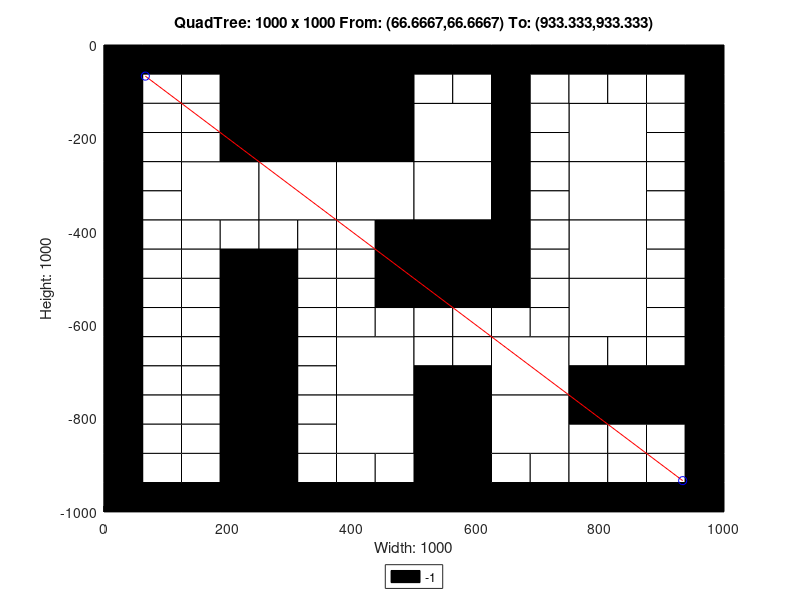

Write MATLAB code to recreate this figure.
axis([0 1000 -1000 0]);
title('QuadTree: 1000 x 1000 From: (66.6667,66.6667) To: (933.333,933.333)');
xlabel('Width: 1000');
ylabel('Height: 1000');
rectangle('Position',[250 -250 250 250], 'FaceColor',[0 0 0]);
rectangle('Position',[125 -375 125 125], 'FaceColor',[1 1 1]);
rectangle('Position',[250 -375 125 125], 'FaceColor',[1 1 1]);
rectangle('Position',[375 -375 125 125], 'FaceColor',[1 1 1]);
rectangle('Position',[500 -250 125 125], 'FaceColor',[1 1 1]);
rectangle('Position',[750 -250 125 125], 'FaceColor',[1 1 1]);
rectangle('Position',[500 -375 125 125], 'FaceColor',[1 1 1]);
rectangle('Position',[500 -500 125 125], 'FaceColor',[0 0 0]);
rectangle('Position',[750 -375 125 125], 'FaceColor',[1 1 1]);
rectangle('Position',[750 -500 125 125], 'FaceColor',[1 1 1]);
rectangle('Position',[375 -750 125 125], 'FaceColor',[1 1 1]);
rectangle('Position',[375 -875 125 125], 'FaceColor',[1 1 1]);
rectangle('Position',[625 -750 125 125], 'FaceColor',[1 1 1]);
rectangle('Position',[750 -625 125 125], 'FaceColor',[1 1 1]);
rectangle('Position',[500 -875 125 125], 'FaceColor',[0 0 0]);
rectangle('Position',[625 -875 125 125], 'FaceColor',[1 1 1]);
rectangle('Position',[500 -1000 125 125], 'FaceColor',[0 0 0]);
rectangle('Position',[0 -62.5 62.5 62.5], 'FaceColor',[0 0 0]);
rectangle('Position',[62.5 -62.5 62.5 62.5], 'FaceColor',[0 0 0]);
rectangle('Position',[0 -125 62.5 62.5], 'FaceColor',[0 0 0]);
rectangle('Position',[62.5 -125 62.5 62.5], 'FaceColor',[1 1 1]);
rectangle('Position',[125 -62.5 62.5 62.5], 'FaceColor',[0 0 0]);
rectangle('Position',[187.5 -62.5 62.5 62.5], 'FaceColor',[0 0 0]);
rectangle('Position',[125 -125 62.5 62.5], 'FaceColor',[1 1 1]);
rectangle('Position',[187.5 -125 62.5 62.5], 'FaceColor',[0 0 0]);
rectangle('Position',[0 -187.5 62.5 62.5], 'FaceColor',[0 0 0]);
rectangle('Position',[62.5 -187.5 62.5 62.5], 'FaceColor',[1 1 1]);
rectangle('Position',[0 -250 62.5 62.5], 'FaceColor',[0 0 0]);
rectangle('Position',[62.5 -250 62.5 62.5], 'FaceColor',[1 1 1]);
rectangle('Position',[125 -187.5 62.5 62.5], 'FaceColor',[1 1 1]);
rectangle('Position',[187.5 -187.5 62.5 62.5], 'FaceColor',[0 0 0]);
rectangle('Position',[125 -250 62.5 62.5], 'FaceColor',[1 1 1]);
rectangle('Position',[187.5 -250 62.5 62.5], 'FaceColor',[0 0 0]);
rectangle('Position',[0 -312.5 62.5 62.5], 'FaceColor',[0 0 0]);
rectangle('Position',[62.5 -312.5 62.5 62.5], 'FaceColor',[1 1 1]);
rectangle('Position',[0 -375 62.5 62.5], 'FaceColor',[0 0 0]);
rectangle('Position',[62.5 -375 62.5 62.5], 'FaceColor',[1 1 1]);
rectangle('Position',[0 -437.5 62.5 62.5], 'FaceColor',[0 0 0]);
rectangle('Position',[62.5 -437.5 62.5 62.5], 'FaceColor',[1 1 1]);
rectangle('Position',[0 -500 62.5 62.5], 'FaceColor',[0 0 0]);
rectangle('Position',[62.5 -500 62.5 62.5], 'FaceColor',[1 1 1]);
rectangle('Position',[125 -437.5 62.5 62.5], 'FaceColor',[1 1 1]);
rectangle('Position',[187.5 -437.5 62.5 62.5], 'FaceColor',[1 1 1]);
rectangle('Position',[125 -500 62.5 62.5], 'FaceColor',[1 1 1]);
rectangle('Position',[187.5 -500 62.5 62.5], 'FaceColor',[0 0 0]);
rectangle('Position',[250 -437.5 62.5 62.5], 'FaceColor',[1 1 1]);
rectangle('Position',[312.5 -437.5 62.5 62.5], 'FaceColor',[1 1 1]);
rectangle('Position',[250 -500 62.5 62.5], 'FaceColor',[0 0 0]);
rectangle('Position',[312.5 -500 62.5 62.5], 'FaceColor',[1 1 1]);
rectangle('Position',[375 -437.5 62.5 62.5], 'FaceColor',[1 1 1]);
rectangle('Position',[437.5 -437.5 62.5 62.5], 'FaceColor',[0 0 0]);
rectangle('Position',[375 -500 62.5 62.5], 'FaceColor',[1 1 1]);
rectangle('Position',[437.5 -500 62.5 62.5], 'FaceColor',[0 0 0]);
rectangle('Position',[500 -62.5 62.5 62.5], 'FaceColor',[0 0 0]);
rectangle('Position',[562.5 -62.5 62.5 62.5], 'FaceColor',[0 0 0]);
rectangle('Position',[500 -125 62.5 62.5], 'FaceColor',[1 1 1]);
rectangle('Position',[562.5 -125 62.5 62.5], 'FaceColor',[1 1 1]);
rectangle('Position',[625 -62.5 62.5 62.5], 'FaceColor',[0 0 0]);
rectangle('Position',[687.5 -62.5 62.5 62.5], 'FaceColor',[0 0 0]);
rectangle('Position',[625 -125 62.5 62.5], 'FaceColor',[0 0 0]);
rectangle('Position',[687.5 -125 62.5 62.5], 'FaceColor',[1 1 1]);
rectangle('Position',[625 -187.5 62.5 62.5], 'FaceColor',[0 0 0]);
rectangle('Position',[687.5 -187.5 62.5 62.5], 'FaceColor',[1 1 1]);
rectangle('Position',[625 -250 62.5 62.5], 'FaceColor',[0 0 0]);
rectangle('Position',[687.5 -250 62.5 62.5], 'FaceColor',[1 1 1]);
rectangle('Position',[750 -62.5 62.5 62.5], 'FaceColor',[0 0 0]);
rectangle('Position',[812.5 -62.5 62.5 62.5], 'FaceColor',[0 0 0]);
rectangle('Position',[750 -125 62.5 62.5], 'FaceColor',[1 1 1]);
rectangle('Position',[812.5 -125 62.5 62.5], 'FaceColor',[1 1 1]);
rectangle('Position',[875 -62.5 62.5 62.5], 'FaceColor',[0 0 0]);
rectangle('Position',[937.5 -62.5 62.5 62.5], 'FaceColor',[0 0 0]);
rectangle('Position',[875 -125 62.5 62.5], 'FaceColor',[1 1 1]);
rectangle('Position',[937.5 -125 62.5 62.5], 'FaceColor',[0 0 0]);
rectangle('Position',[875 -187.5 62.5 62.5], 'FaceColor',[1 1 1]);
rectangle('Position',[937.5 -187.5 62.5 62.5], 'FaceColor',[0 0 0]);
rectangle('Position',[875 -250 62.5 62.5], 'FaceColor',[1 1 1]);
rectangle('Position',[937.5 -250 62.5 62.5], 'FaceColor',[0 0 0]);
rectangle('Position',[625 -312.5 62.5 62.5], 'FaceColor',[0 0 0]);
rectangle('Position',[687.5 -312.5 62.5 62.5], 'FaceColor',[1 1 1]);
rectangle('Position',[625 -375 62.5 62.5], 'FaceColor',[0 0 0]);
rectangle('Position',[687.5 -375 62.5 62.5], 'FaceColor',[1 1 1]);
rectangle('Position',[625 -437.5 62.5 62.5], 'FaceColor',[0 0 0]);
rectangle('Position',[687.5 -437.5 62.5 62.5], 'FaceColor',[1 1 1]);
rectangle('Position',[625 -500 62.5 62.5], 'FaceColor',[0 0 0]);
rectangle('Position',[687.5 -500 62.5 62.5], 'FaceColor',[1 1 1]);
rectangle('Position',[875 -312.5 62.5 62.5], 'FaceColor',[1 1 1]);
rectangle('Position',[937.5 -312.5 62.5 62.5], 'FaceColor',[0 0 0]);
rectangle('Position',[875 -375 62.5 62.5], 'FaceColor',[1 1 1]);
rectangle('Position',[937.5 -375 62.5 62.5], 'FaceColor',[0 0 0]);
rectangle('Position',[875 -437.5 62.5 62.5], 'FaceColor',[1 1 1]);
rectangle('Position',[937.5 -437.5 62.5 62.5], 'FaceColor',[0 0 0]);
rectangle('Position',[875 -500 62.5 62.5], 'FaceColor',[1 1 1]);
rectangle('Position',[937.5 -500 62.5 62.5], 'FaceColor',[0 0 0]);
rectangle('Position',[0 -562.5 62.5 62.5], 'FaceColor',[0 0 0]);
rectangle('Position',[62.5 -562.5 62.5 62.5], 'FaceColor',[1 1 1]);
rectangle('Position',[0 -625 62.5 62.5], 'FaceColor',[0 0 0]);
rectangle('Position',[62.5 -625 62.5 62.5], 'FaceColor',[1 1 1]);
rectangle('Position',[125 -562.5 62.5 62.5], 'FaceColor',[1 1 1]);
rectangle('Position',[187.5 -562.5 62.5 62.5], 'FaceColor',[0 0 0]);
rectangle('Position',[125 -625 62.5 62.5], 'FaceColor',[1 1 1]);
rectangle('Position',[187.5 -625 62.5 62.5], 'FaceColor',[0 0 0]);
rectangle('Position',[0 -687.5 62.5 62.5], 'FaceColor',[0 0 0]);
rectangle('Position',[62.5 -687.5 62.5 62.5], 'FaceColor',[1 1 1]);
rectangle('Position',[0 -750 62.5 62.5], 'FaceColor',[0 0 0]);
rectangle('Position',[62.5 -750 62.5 62.5], 'FaceColor',[1 1 1]);
rectangle('Position',[125 -687.5 62.5 62.5], 'FaceColor',[1 1 1]);
rectangle('Position',[187.5 -687.5 62.5 62.5], 'FaceColor',[0 0 0]);
rectangle('Position',[125 -750 62.5 62.5], 'FaceColor',[1 1 1]);
rectangle('Position',[187.5 -750 62.5 62.5], 'FaceColor',[0 0 0]);
rectangle('Position',[250 -562.5 62.5 62.5], 'FaceColor',[0 0 0]);
rectangle('Position',[312.5 -562.5 62.5 62.5], 'FaceColor',[1 1 1]);
rectangle('Position',[250 -625 62.5 62.5], 'FaceColor',[0 0 0]);
rectangle('Position',[312.5 -625 62.5 62.5], 'FaceColor',[1 1 1]);
rectangle('Position',[375 -562.5 62.5 62.5], 'FaceColor',[1 1 1]);
rectangle('Position',[437.5 -562.5 62.5 62.5], 'FaceColor',[0 0 0]);
rectangle('Position',[375 -625 62.5 62.5], 'FaceColor',[1 1 1]);
rectangle('Position',[437.5 -625 62.5 62.5], 'FaceColor',[1 1 1]);
rectangle('Position',[250 -687.5 62.5 62.5], 'FaceColor',[0 0 0]);
rectangle('Position',[312.5 -687.5 62.5 62.5], 'FaceColor',[1 1 1]);
rectangle('Position',[250 -750 62.5 62.5], 'FaceColor',[0 0 0]);
rectangle('Position',[312.5 -750 62.5 62.5], 'FaceColor',[1 1 1]);
rectangle('Position',[0 -812.5 62.5 62.5], 'FaceColor',[0 0 0]);
rectangle('Position',[62.5 -812.5 62.5 62.5], 'FaceColor',[1 1 1]);
rectangle('Position',[0 -875 62.5 62.5], 'FaceColor',[0 0 0]);
rectangle('Position',[62.5 -875 62.5 62.5], 'FaceColor',[1 1 1]);
rectangle('Position',[125 -812.5 62.5 62.5], 'FaceColor',[1 1 1]);
rectangle('Position',[187.5 -812.5 62.5 62.5], 'FaceColor',[0 0 0]);
rectangle('Position',[125 -875 62.5 62.5], 'FaceColor',[1 1 1]);
rectangle('Position',[187.5 -875 62.5 62.5], 'FaceColor',[0 0 0]);
rectangle('Position',[0 -937.5 62.5 62.5], 'FaceColor',[0 0 0]);
rectangle('Position',[62.5 -937.5 62.5 62.5], 'FaceColor',[1 1 1]);
rectangle('Position',[0 -1000 62.5 62.5], 'FaceColor',[0 0 0]);
rectangle('Position',[62.5 -1000 62.5 62.5], 'FaceColor',[0 0 0]);
rectangle('Position',[125 -937.5 62.5 62.5], 'FaceColor',[1 1 1]);
rectangle('Position',[187.5 -937.5 62.5 62.5], 'FaceColor',[0 0 0]);
rectangle('Position',[125 -1000 62.5 62.5], 'FaceColor',[0 0 0]);
rectangle('Position',[187.5 -1000 62.5 62.5], 'FaceColor',[0 0 0]);
rectangle('Position',[250 -812.5 62.5 62.5], 'FaceColor',[0 0 0]);
rectangle('Position',[312.5 -812.5 62.5 62.5], 'FaceColor',[1 1 1]);
rectangle('Position',[250 -875 62.5 62.5], 'FaceColor',[0 0 0]);
rectangle('Position',[312.5 -875 62.5 62.5], 'FaceColor',[1 1 1]);
rectangle('Position',[250 -937.5 62.5 62.5], 'FaceColor',[0 0 0]);
rectangle('Position',[312.5 -937.5 62.5 62.5], 'FaceColor',[1 1 1]);
rectangle('Position',[250 -1000 62.5 62.5], 'FaceColor',[0 0 0]);
rectangle('Position',[312.5 -1000 62.5 62.5], 'FaceColor',[0 0 0]);
rectangle('Position',[375 -937.5 62.5 62.5], 'FaceColor',[1 1 1]);
rectangle('Position',[437.5 -937.5 62.5 62.5], 'FaceColor',[1 1 1]);
rectangle('Position',[375 -1000 62.5 62.5], 'FaceColor',[0 0 0]);
rectangle('Position',[437.5 -1000 62.5 62.5], 'FaceColor',[0 0 0]);
rectangle('Position',[500 -562.5 62.5 62.5], 'FaceColor',[0 0 0]);
rectangle('Position',[562.5 -562.5 62.5 62.5], 'FaceColor',[0 0 0]);
rectangle('Position',[500 -625 62.5 62.5], 'FaceColor',[1 1 1]);
rectangle('Position',[562.5 -625 62.5 62.5], 'FaceColor',[1 1 1]);
rectangle('Position',[625 -562.5 62.5 62.5], 'FaceColor',[0 0 0]);
rectangle('Position',[687.5 -562.5 62.5 62.5], 'FaceColor',[1 1 1]);
rectangle('Position',[625 -625 62.5 62.5], 'FaceColor',[1 1 1]);
rectangle('Position',[687.5 -625 62.5 62.5], 'FaceColor',[1 1 1]);
rectangle('Position',[500 -687.5 62.5 62.5], 'FaceColor',[1 1 1]);
rectangle('Position',[562.5 -687.5 62.5 62.5], 'FaceColor',[1 1 1]);
rectangle('Position',[500 -750 62.5 62.5], 'FaceColor',[0 0 0]);
rectangle('Position',[562.5 -750 62.5 62.5], 'FaceColor',[0 0 0]);
rectangle('Position',[875 -562.5 62.5 62.5], 'FaceColor',[1 1 1]);
rectangle('Position',[937.5 -562.5 62.5 62.5], 'FaceColor',[0 0 0]);
rectangle('Position',[875 -625 62.5 62.5], 'FaceColor',[1 1 1]);
rectangle('Position',[937.5 -625 62.5 62.5], 'FaceColor',[0 0 0]);
rectangle('Position',[750 -687.5 62.5 62.5], 'FaceColor',[1 1 1]);
rectangle('Position',[812.5 -687.5 62.5 62.5], 'FaceColor',[1 1 1]);
rectangle('Position',[750 -750 62.5 62.5], 'FaceColor',[0 0 0]);
rectangle('Position',[812.5 -750 62.5 62.5], 'FaceColor',[0 0 0]);
rectangle('Position',[875 -687.5 62.5 62.5], 'FaceColor',[1 1 1]);
rectangle('Position',[937.5 -687.5 62.5 62.5], 'FaceColor',[0 0 0]);
rectangle('Position',[875 -750 62.5 62.5], 'FaceColor',[0 0 0]);
rectangle('Position',[937.5 -750 62.5 62.5], 'FaceColor',[0 0 0]);
rectangle('Position',[625 -937.5 62.5 62.5], 'FaceColor',[1 1 1]);
rectangle('Position',[687.5 -937.5 62.5 62.5], 'FaceColor',[1 1 1]);
rectangle('Position',[625 -1000 62.5 62.5], 'FaceColor',[0 0 0]);
rectangle('Position',[687.5 -1000 62.5 62.5], 'FaceColor',[0 0 0]);
rectangle('Position',[750 -812.5 62.5 62.5], 'FaceColor',[0 0 0]);
rectangle('Position',[812.5 -812.5 62.5 62.5], 'FaceColor',[0 0 0]);
rectangle('Position',[750 -875 62.5 62.5], 'FaceColor',[1 1 1]);
rectangle('Position',[812.5 -875 62.5 62.5], 'FaceColor',[1 1 1]);
rectangle('Position',[875 -812.5 62.5 62.5], 'FaceColor',[0 0 0]);
rectangle('Position',[937.5 -812.5 62.5 62.5], 'FaceColor',[0 0 0]);
rectangle('Position',[875 -875 62.5 62.5], 'FaceColor',[1 1 1]);
rectangle('Position',[937.5 -875 62.5 62.5], 'FaceColor',[0 0 0]);
rectangle('Position',[750 -937.5 62.5 62.5], 'FaceColor',[1 1 1]);
rectangle('Position',[812.5 -937.5 62.5 62.5], 'FaceColor',[1 1 1]);
rectangle('Position',[750 -1000 62.5 62.5], 'FaceColor',[0 0 0]);
rectangle('Position',[812.5 -1000 62.5 62.5], 'FaceColor',[0 0 0]);
rectangle('Position',[875 -937.5 62.5 62.5], 'FaceColor',[1 1 1]);
rectangle('Position',[937.5 -937.5 62.5 62.5], 'FaceColor',[0 0 0]);
rectangle('Position',[875 -1000 62.5 62.5], 'FaceColor',[0 0 0]);
rectangle('Position',[937.5 -1000 62.5 62.5], 'FaceColor',[0 0 0]);
X=[933.333,66.6667];
Y=[-933.333,-66.6667];
hold on;
plot(X,Y,'r');
plot(X,Y,'bo');
legend('-1','Location','southoutside');
